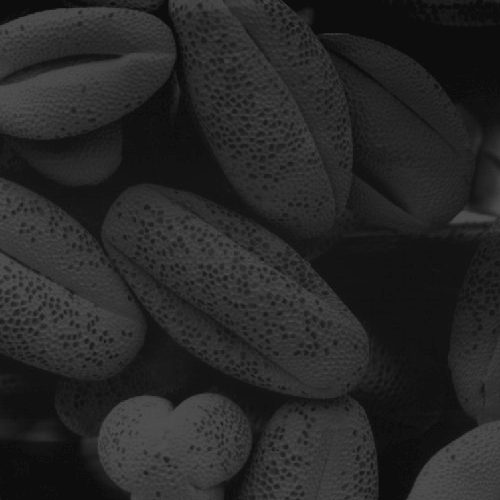
#> input picture Images/Ejercicio_equalizeHist/Fig0320_1.tif, 500 x 500 px, found by its file name; the run also reads 1 picture not shown here
$ jupyter execute Ejercicio_equalizeHist.ipynb
#> lines starting #> are read from the running program, lines starting #| are printed output that depends on the picture
<a href="https://colab.research.google.com/github/JLMR-Code-Creator/Taller_VC_Codigo/blob/main/Ejercicio_equalizeHist.ipynb" target="_parent"></a>

[cell 1]
from google.colab import files
uploaded = files.upload()
#> the answer given: Fig0320_1.tif
for fn in uploaded.keys():
  print('Archivo "{name}" tamaño {length} bytes'.format(
      name=fn, length=len(uploaded[fn])))

[cell 2]
import cv2
import numpy as np
from matplotlib import pyplot as plt
from matplotlib.pyplot import figure


img_1 = cv2.imread('Fig0320_1.tif', cv2.IMREAD_GRAYSCALE)
#> img_1 is the input picture: shape (500, 500); min 13, max 83, mean 38.7
img_1_hist = cv2.calcHist([img_1], [0], None, [256], [0, 256])
#> img_1_hist = 256 values, max 17718 at index 13, min 0 at index 0, mean 976.6
img_1_Eq = cv2.equalizeHist(img_1)
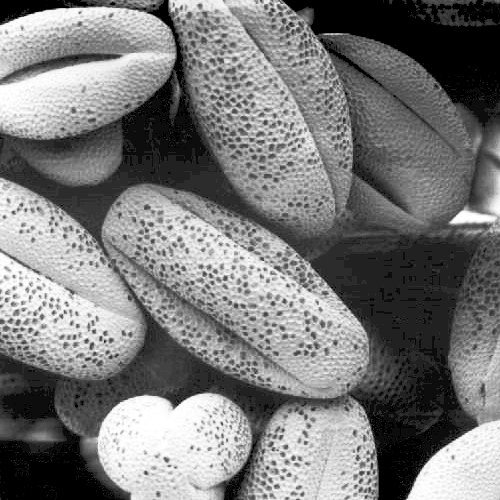
#> img_1_Eq: shape (500, 500); min 0, max 255, mean 121.5
img_1_Eq_hist =  cv2.calcHist([img_1_Eq],[0],None,[256],[0,256])
#> img_1_Eq_hist = 256 values, max 17814 at index 0, min 0 at index 2, mean 976.6

img_2 = cv2.imread('Fig0320_2.tif', 0)
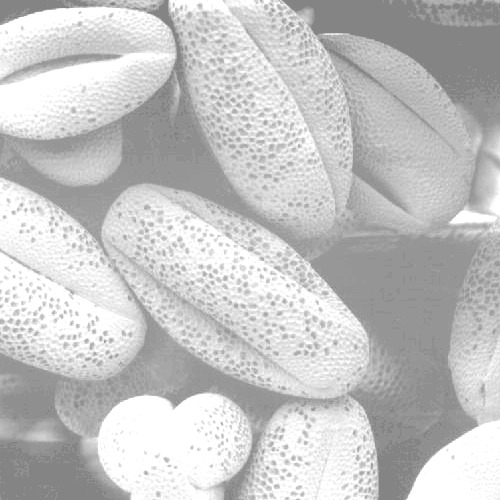
#> input picture Images/Ejercicio_equalizeHist/Fig0320_2.tif, 500 x 500 px, found by its file name
#> img_2 is the input picture: shape (500, 500); min 132, max 255, mean 196.4
img_2_hist = cv2.calcHist([img_2], [0], None, [256], [0, 256])
#> img_2_hist = 256 values, max 28659 at index 255, min 0 at index 0, mean 976.6
img_2_Eq = cv2.equalizeHist(img_2)
img_2_Eq_hist =  cv2.calcHist([img_2_Eq],[0],None,[256],[0,256])
#> img_2_Eq_hist = 256 values, max 28659 at index 255, min 0 at index 2, mean 976.6

img_3 = cv2.imread('Fig0320_3.tif', 0)
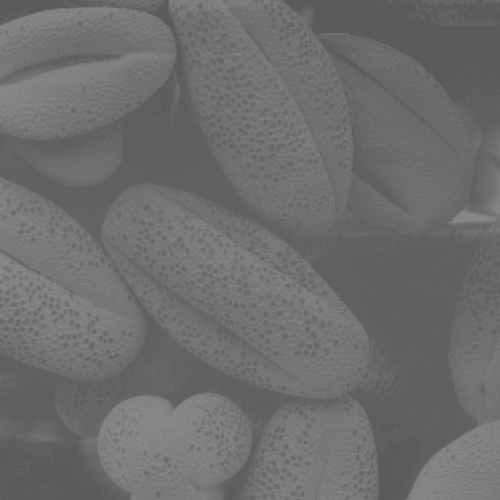
#> input picture Images/Ejercicio_equalizeHist/Fig0320_3.tif, 500 x 500 px, found by its file name
#> img_3 is the input picture: shape (500, 500); min 91, max 138, mean 109.1
img_3_hist = cv2.calcHist([img_3], [0], None, [256], [0, 256])
#> img_3_hist = 256 values, max 19078 at index 96, min 0 at index 0, mean 976.6
img_3_Eq = cv2.equalizeHist(img_3)
img_3_Eq_hist =  cv2.calcHist([img_3_Eq],[0],None,[256],[0,256])
#> img_3_Eq_hist = 256 values, max 19078 at index 35, min 0 at index 1, mean 976.6

img_4 = cv2.imread('Fig0320_4.tif', 0)
img_4_hist = cv2.calcHist([img_4], [0], None, [256], [0, 256])
#> img_4_hist = 256 values, max 17496 at index 0, min 0 at index 4, mean 976.6
img_4_Eq = cv2.equalizeHist(img_4)
img_4_Eq_hist =  cv2.calcHist([img_4_Eq],[0],None,[256],[0,256])
#> img_4_Eq_hist = 256 values, max 17913 at index 0, min 0 at index 4, mean 976.6

figure(figsize=(8, 6), dpi=150)

plt.subplot(4,4,1),plt.imshow(img_1, cmap='gray'), plt.title('Imagen')
plt.xticks([]), plt.yticks([])
plt.subplot(4,4,2),plt.plot(img_1_hist), plt.title('Histograma')
plt.xticks([]), plt.yticks([])
plt.subplot(4,4,3),plt.imshow(img_1_Eq, cmap='gray'), plt.title('Imagen ecualizada')
plt.xticks([]), plt.yticks([])
plt.subplot(4,4,4),plt.plot(img_1_Eq_hist), plt.title('Histograma')
plt.xticks([]), plt.yticks([])

plt.subplot(4,4,5),plt.imshow(img_2, cmap='gray'), plt.title('Imagen')
plt.xticks([]), plt.yticks([])
plt.subplot(4,4,6),plt.plot(img_2_hist), plt.title('Histograma')
plt.xticks([]), plt.yticks([])
plt.subplot(4,4,7),plt.imshow(img_2_Eq, cmap='gray'), plt.title('Imagen ecualizada')
plt.xticks([]), plt.yticks([])
plt.subplot(4,4,8),plt.plot(img_2_Eq_hist), plt.title('Histograma')
plt.xticks([]), plt.yticks([])

plt.subplot(4,4,9),plt.imshow(img_3, cmap='gray'), plt.title('Imagen')
plt.xticks([]), plt.yticks([])
plt.subplot(4,4,10),plt.plot(img_3_hist), plt.title('Histograma')
plt.xticks([]), plt.yticks([])
plt.subplot(4,4,11),plt.imshow(img_3_Eq, cmap='gray'), plt.title('Imagen ecualizada')
plt.xticks([]), plt.yticks([])
plt.subplot(4,4,12),plt.plot(img_3_Eq_hist), plt.title('Histograma')
plt.xticks([]), plt.yticks([])

plt.subplot(4,4,13),plt.imshow(img_4, cmap='gray'), plt.title('Imagen')
plt.xticks([]), plt.yticks([])
plt.subplot(4,4,14),plt.plot(img_4_hist), plt.title('Histograma')
plt.xticks([]), plt.yticks([])
plt.subplot(4,4,15),plt.imshow(img_4_Eq, cmap='gray'), plt.title('Imagen ecualizada')
plt.xticks([]), plt.yticks([])
plt.subplot(4,4,16),plt.plot(img_4_Eq_hist), plt.title('Histograma')
plt.xticks([]), plt.yticks([])

plt.show()
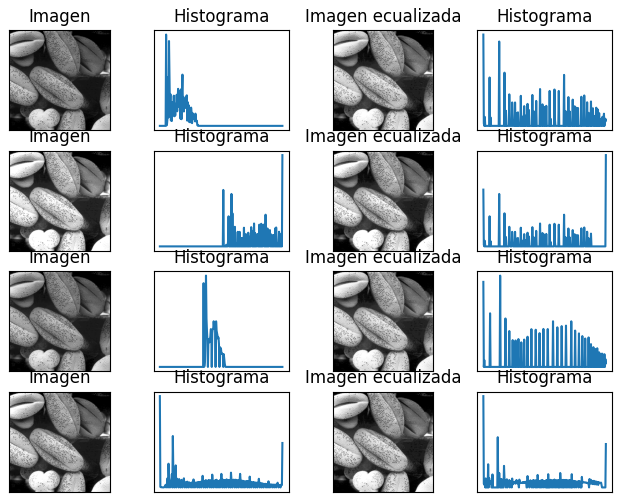
#> figure drawn by matplotlib, 16 panels
